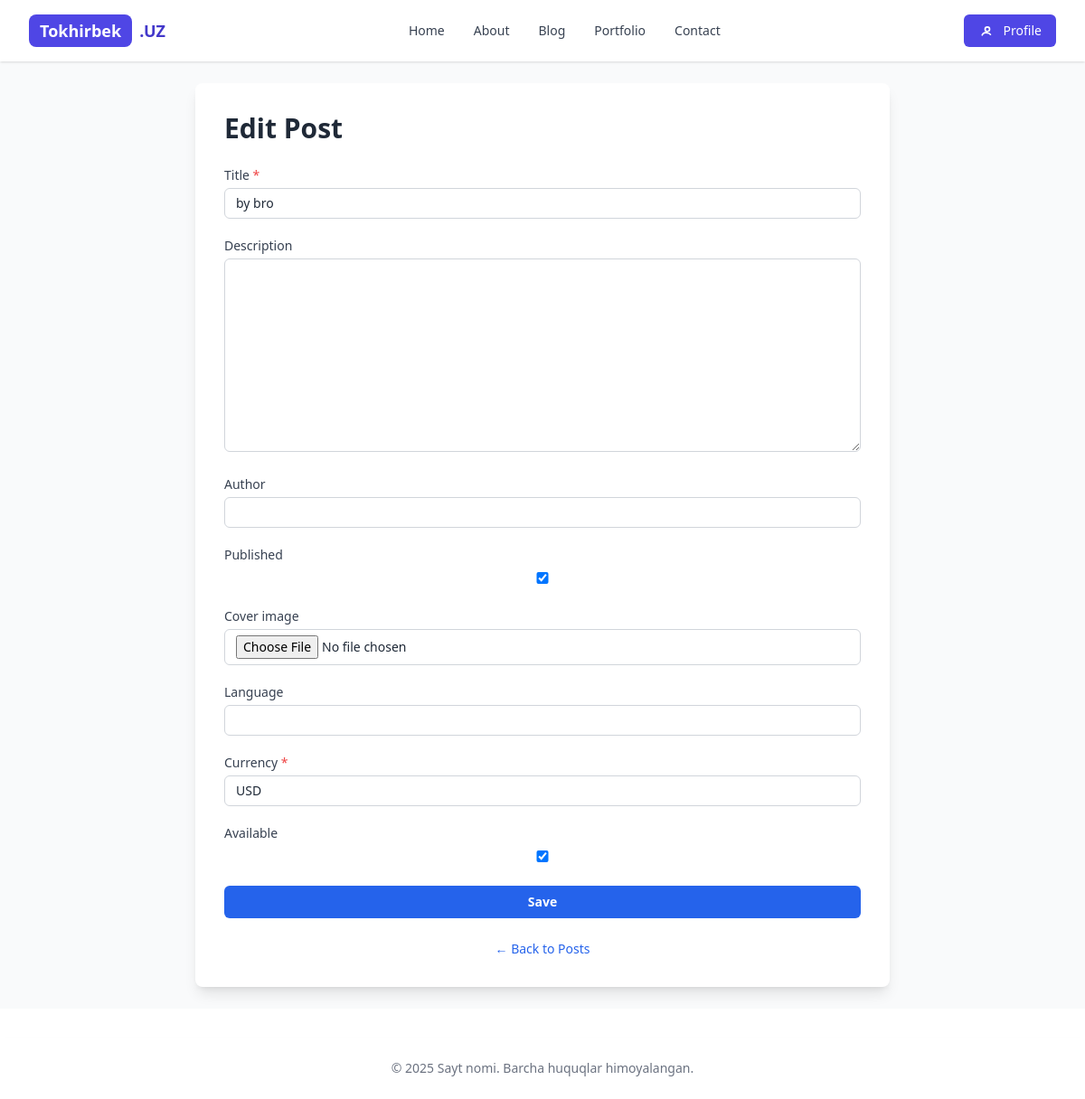
Page /blog/post/by-2/update/ (signed in) on the committed database.
### apps/blog/models.py (models this page shows, shortened)
class Post(models.Model):
    title           = models.CharField(max_length=255)
    description     = models.TextField(blank=True)
    author          = models.CharField(max_length=255, blank=True, null=True)
    created_at      = models.DateTimeField(auto_now_add=True)
    published       = models.BooleanField(default=False)
    slug            = models.SlugField(max_length=255, unique=True, blank=True)
    cover_image     = models.ImageField(upload_to='post_covers/', blank=True, null=True)
    language        = models.CharField(max_length=30, blank=True, null=True)
    average_rating  = models.DecimalField(max_digits=3, decimal_places=2, default=0)
    rating_count    = models.PositiveIntegerField(default=0)
    currency        = models.CharField(max_length=10, default='USD')
    available       = models.BooleanField(default=True)

### apps/blog/views.py (the view)
# urls.py: path('post/<slug:slug>/update/', views.post_update, name='post_update'),
def post_update(request, slug):
    if not request.user.is_authenticated or not request.user.is_superuser:
        return redirect('access_denied')
    post = get_object_or_404(Post, slug=slug)
    if request.method == 'POST':
        form = PostForm(request.POST, request.FILES, instance=post)
        if form.is_valid():
            post = form.save()
            return redirect(post.get_absolute_url())
    else:
        form = PostForm(instance=post)
    return render(request, 'admin/post_form.html', {'form': form, 'post': post})

### apps/blog/forms.py
class PostForm(forms.ModelForm):
    class Meta:
        model = Post
        fields = ['title', 'description', 'author', 'published', 'cover_image', 'language', 'currency', 'available']

### apps/blog/templates/admin/post_form.html (shortened to what this page needs)
{% extends "base/base.html" %}
{% load widget_tweaks %}
{% block content %}
  <div class="bg-white shadow-lg rounded-lg p-8 max-w-3xl mx-auto">
    <h1 class="text-3xl font-semibold text-gray-800 mb-6">
      {% if post %}Edit{% else %}Create{% endif %} Post
    </h1>
    <form method="POST" enctype="multipart/form-data" class="space-y-5">
      {% for field in form %}
        <div>
          <label for="{{ field.id_for_label }}" class="block text-gray-700 font-medium mb-1 text-sm">
            {{ field.label }}
            {% if field.field.required %}
              <span class="text-red-500">*</span>
            {% endif %}
          </label>
          {{ field|add_class:"w-full border border-gray-300 rounded-md px-3 py-1.5 text-sm focus:outline-none focus:ring-2 focus:ring-blue-500" }}
        </div>
      {% endfor %}
      <button type="submit"
        class="w-full bg-blue-600 hover:bg-blue-700 text-white font-semibold py-2 rounded-md transition duration-300 text-sm">
        Save
      </button>
    </form>
    <p class="mt-6 text-center text-gray-600 text-sm">
      <a href="{% url 'post_list' %}" class="text-blue-600 hover:underline">
        &larr; Back to Posts
      </a>
    </p>
  </div>
{% endblock %}

### rows in the picture
Post: form "by bro" "☑" "USD" "☑"

### other values in the picture
{{ field.label }} "Title" "Description" "Author" "Published" "Cover image" "Language" "Currency" "Available"
